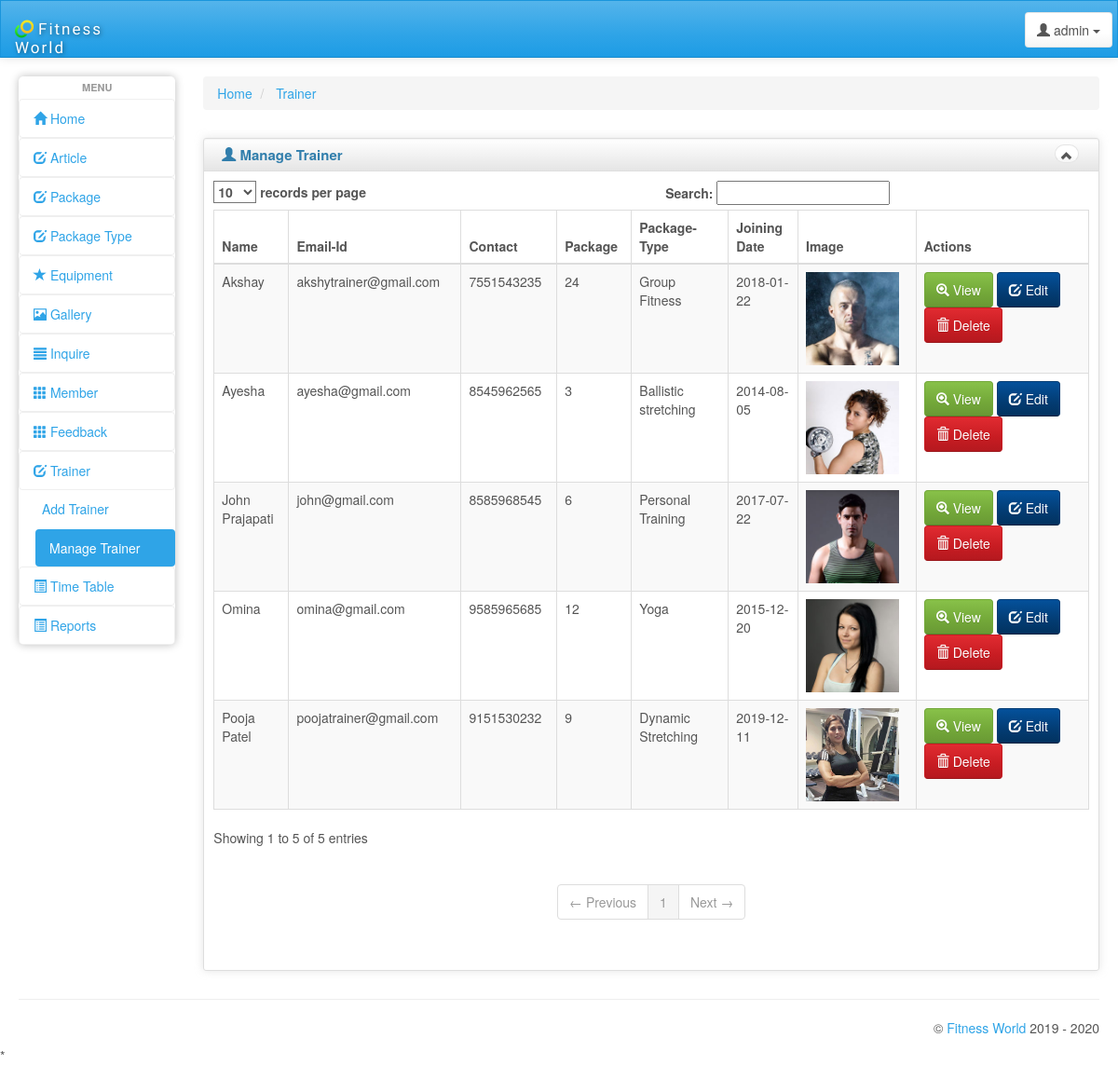
The app's page /admin/manage_trainer.php (signed in) with its own data.
### tables this page shows
CREATE TABLE IF NOT EXISTS `trainer` (
  `ID` int(5) NOT NULL AUTO_INCREMENT,
  `name` varchar(30) NOT NULL,
  `address` varchar(500) NOT NULL,
  `gender` varchar(5) NOT NULL,
  `dob` varchar(10) NOT NULL,
  `age` int(5) NOT NULL,
  `email` varchar(50) NOT NULL,
  `contact` bigint(11) NOT NULL,
  `doj` varchar(10) NOT NULL,
  `degree` varchar(100) NOT NULL,
  `class_ID` int(5) NOT NULL,
  `class_type_ID` int(5) NOT NULL,
  `image` varchar(500) NOT NULL,
  PRIMARY KEY (`ID`)
);

CREATE TABLE IF NOT EXISTS `package` (
  `ID` int(5) NOT NULL AUTO_INCREMENT,
  `class` int(200) NOT NULL,
  PRIMARY KEY (`ID`)
);

CREATE TABLE IF NOT EXISTS `package_type` (
  `ID` int(5) NOT NULL AUTO_INCREMENT,
  `class` int(30) NOT NULL,
  `class_type` varchar(30) NOT NULL,
  `Details` varchar(1500) NOT NULL,
  `time_duration` varchar(50) NOT NULL,
  `fees` bigint(10) NOT NULL,
  PRIMARY KEY (`ID`)
);

### admin/manage_trainer.php (the view, shortened to what this page needs)
<!DOCTYPE html>
<html lang="en">
<head>
    <link id="bs-css" href="css/bootstrap-cerulean.min.css" rel="stylesheet">
    <link href="css/charisma-app.css" rel="stylesheet">
    <link href='bower_components/fullcalendar/dist/fullcalendar.css' rel='stylesheet'>
    <link href='bower_components/fullcalendar/dist/fullcalendar.print.css' rel='stylesheet' media='print'>
    <link href='bower_components/chosen/chosen.min.css' rel='stylesheet'>
    <link href='bower_components/colorbox/example3/colorbox.css' rel='stylesheet'>
    <link href='bower_components/responsive-tables/responsive-tables.css' rel='stylesheet'>
    <link href='bower_components/bootstrap-tour/build/css/bootstrap-tour.min.css' rel='stylesheet'>
    <link href='css/jquery.noty.css' rel='stylesheet'>
    <link href='css/noty_theme_default.css' rel='stylesheet'>
    <link href='css/elfinder.min.css' rel='stylesheet'>
    <link href='css/elfinder.theme.css' rel='stylesheet'>
    <link href='css/jquery.iphone.toggle.css' rel='stylesheet'>
    <link href='css/uploadify.css' rel='stylesheet'>
    <link href='css/animate.min.css' rel='stylesheet'>
</head>
<body>
   <?php include"header.php";?>
        <div id="content" class="col-lg-10 col-sm-10">
                <div>
        <ul class="breadcrumb">
            <li>
                <a href="#">Home</a>
            </li>
            <li>
                <a href="#">Trainer</a>
            </li>
        </ul>
    </div>
    <div class="row">
    <div class="box col-md-12">
    <div class="box-inner">
    <div class="box-header well" data-original-title="">
        <h2><i class="glyphicon glyphicon-user"></i> Manage Trainer</h2>
        <div class="box-icon">
            <a href="#" class="btn btn-minimize btn-round btn-default"><i
                    class="glyphicon glyphicon-chevron-up"></i></a>
        </div>
    </div>
    <div class="box-content">
    <table class="table table-striped table-bordered bootstrap-datatable datatable responsive">
    <thead>
    <tr>
        <th>Name</th>
        <th>Email-Id</th>
        <th>Contact</th>
		 <th>Package</th>
		 <th>Package-Type</th>
		 <th>Joining Date</th>
		 <th>Image</th>
        <th>Actions</th>
    </tr>
    </thead>
    <tbody>
    <tr>
	<?php
				    	$q="SELECT * from trainer";
						$run=mysql_query($q) or die(mysql_error());
while($row = mysql_fetch_assoc( $run ))
{
	$id=$row['ID'];
	$name=$row['name'];
	$email=$row['email'];
	$contact=$row['contact'];
	$package_id=$row['class_ID'];
	$package_type_id=$row['class_type_ID'];
	$dob=$row['doj'];
	$image=$row['image'];
	$result1 = mysql_query("SELECT * FROM package WHERE ID=$package_id")or die(mysql_error());
				$row1 = mysql_fetch_array($result1);
	$package=$row1['class'];
	$result2 = mysql_query("SELECT * FROM package_type WHERE ID=$package_type_id")or die(mysql_error());
				$row2 = mysql_fetch_array($result2);
	$package_type=$row2['class_type'];
	?>
        <td><?php echo $name; ?></td>
        <td class="center"><?php echo $email; ?></td>
        <td class="center"><?php echo $contact; ?></td>
		 <td class="center"><?php echo $package; ?></td>
		 <td class="center"><?php echo $package_type; ?></td>
		 <td class="center"><?php echo $dob; ?></td>
		 <td><img src="trainer/<?php echo $image;?>" height="100px" width="100px"/></td>
   <?php echo '<td class="center">
	<a class="btn btn-success" href="view_trainer.php?id=' . $id . '">
                <i class="glyphicon glyphicon-zoom-in icon-white"></i> View</a>
	<a class="btn btn-info" href="edit_trainer.php?id=' . $id . '">
				<i class="glyphicon glyphicon-edit icon-white"></i> Edit</a>
	<a class="btn btn-danger" href="delete_trainer.php?id=' . $id . '" onclick="return confirm("Are You Sure to Detete ?")">
				<i class="glyphicon glyphicon-trash icon-white"></i> Delete</a>
	</td>
	</tr>';
}
?>
    </tbody>
    </table>
    </div>
    </div>
    </div>
    </div>
    </div>
</div>
    <hr>
  <?php include"footer.php"; ?>
</div>
</body>
</html>

### admin/css/charisma-app.css (style rules this page uses)
.box { margin-top: 10px; margin-bottom: 10px; }
.box-inner { border: 1px solid #DEDEDE; border-radius: 3px; -webkit-border-radius: 3px; -moz-border-radius: 3px; box-shadow: 0 0 10px rgba(189, 189, 189, 0.4); -webkit-box-shadow: 0 0 10px rgba(189, 189, 189, 0.4); -moz-box-shadow: 0 0 10px rgba(189, 189, 189, 0.4); }
.box-header { border: none; padding-top: 5px; border-bottom: 1px solid #DEDEDE; border-radius: 3px 3px 0 0; -webkit-border-radius: 3px 3px 0 0; -moz-border-radius: 3px 3px 0 0; height: 35px; min-height: 35px !important; margin-bottom: 0; font-weight: bold; font-size: 16px; background: -moz-linear-gradient(top, rgba(255, 255, 255, 0) 0%, rgba(0, 0, 0, 0.1) 100%); background: -webkit-gradient(linear, left top, left bottom, color-stop(0%, rgba(255, 255, 255, 0)), color-stop(100%, rgba(0, 0, 0, 0.1))); background: -webkit-linear-gradient(top, rgba(255, 255, 255, 0) 0%, rgba(0, 0, 0, 0.1) 100%); background: -o-linear-gradient(top, rgba(255, 255, 255, 0) 0%, rgba(0, 0, 0, 0.1) 100%); background: -ms-linear-gradient(top, rgba(255, 255, 255, 0) 0%, rgba(0, 0, 0, 0.1) 100%); background: linear-gradient(to bottom, rgba(255, 255, 255, 0) 0%, rgba(0, 0, 0, 0.1) 100%); filter: progid:DXImageTransform.Microsoft.gradient(startColorstr='#00ffffff', endColorstr='#1a000000', GradientType=0); }
.box-header h2 { font-size: 15px; width: auto; clear: none; float: left; line-height: 25px; white-space: nowrap; font-weight: bold; margin-top: 0; margin-bottom: 0; }
.box-header h2 > i { margin-top: 1px; }
.box-icon { float: right; }
.box-icon a { clear: none; float: left; margin: 0 2px; height: 20px; width: 5px; margin-top: 1px; }
.box-icon a i { margin-left: -6px; top: -1px; }
.box-content { padding: 10px; }
.btn-round { border-radius: 40px; -webkit-border-radius: 40px; -moz-border-radius: 40px; font-size: 12px; padding-top: 4px; }
@media only screen and (min-width: 980px) { a, button, input[type=submit], input[type=button], .product-img { -webkit-transition: .5s; -moz-transition: .5s; -ms-transition: .5s; -o-transition: .5s; transition: .5s; } }

### admin/bower_components/responsive-tables/responsive-tables.css (style rules this page uses)
table th { font-weight: bold; }
table td, table th { padding: 9px 10px; text-align: left; }

### records on screen
trainer: name "John Prajapati", email "john@gmail.com", contact "8585968545", package.class "6", package_type.class_type "Personal Training", doj "2017-07-22", image (picture)
trainer: name "Akshay", email "akshytrainer@gmail.com", contact "7551543235", package.class "24", package_type.class_type "Group Fitness", doj "2018-01-22", image (picture)
trainer: name "Omina", email "omina@gmail.com", contact "9585965685", package.class "12", package_type.class_type "Yoga", doj "2015-12-20", image (picture)
trainer: name "Ayesha", email "ayesha@gmail.com", contact "8545962565", package.class "3", package_type.class_type "Ballistic stretching", doj "2014-08-05", image (picture)
trainer: name "Pooja Patel", email "poojatrainer@gmail.com", contact "9151530232", package.class "9", package_type.class_type "Dynamic Stretching", doj "2019-12-11", image (picture)
